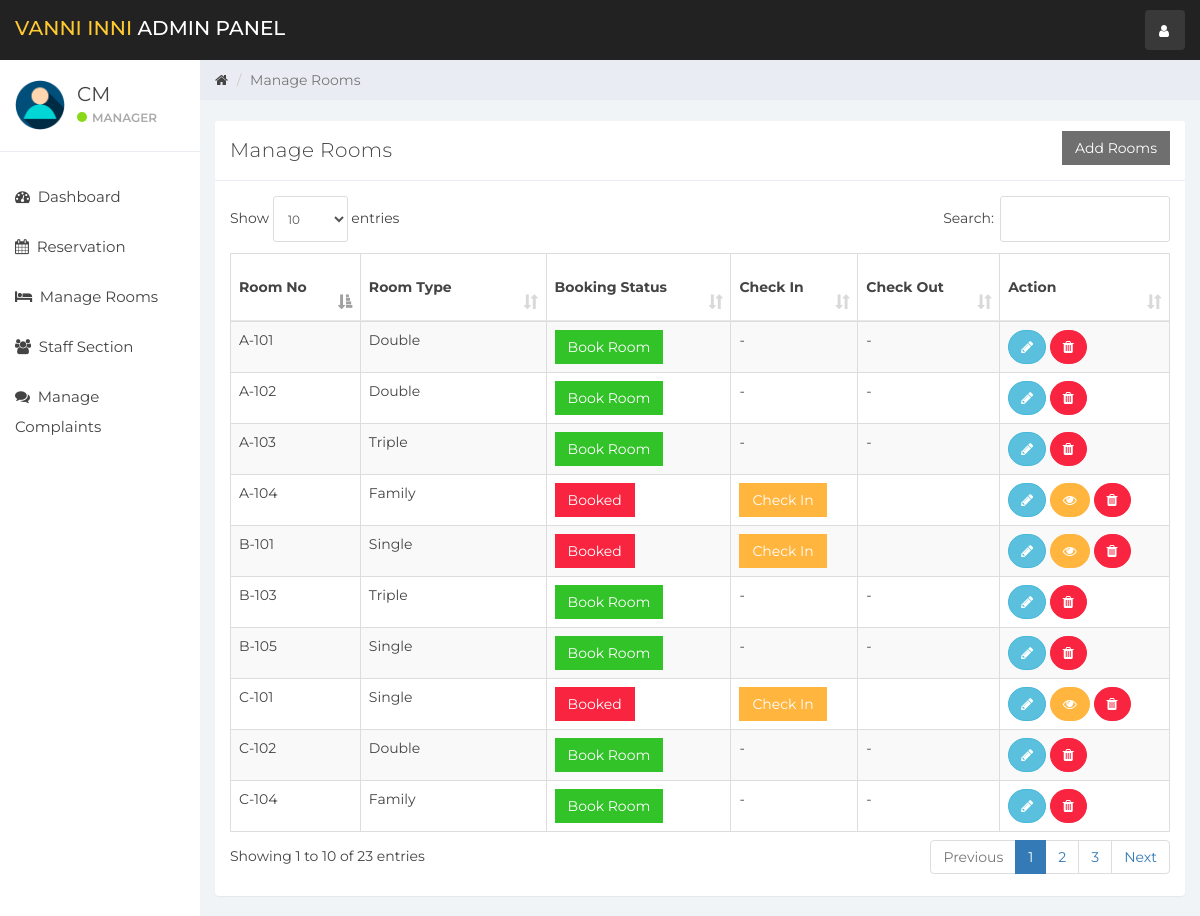
The page /admin/index.php (signed in) on the database its author committed.
### tables this page shows
CREATE TABLE `user` (
  `id` int(11) NOT NULL,
  `name` varchar(100) NOT NULL,
  `username` varchar(15) NOT NULL,
  `email` varchar(100) NOT NULL,
  `password` varchar(100) NOT NULL,
  `created_at` timestamp NOT NULL DEFAULT current_timestamp()
);

CREATE TABLE `room` (
  `room_id` int(10) NOT NULL,
  `room_type_id` int(10) NOT NULL,
  `room_no` varchar(10) NOT NULL,
  `status` tinyint(1) DEFAULT NULL,
  `check_in_status` tinyint(1) NOT NULL,
  `check_out_status` tinyint(1) NOT NULL,
  `deleteStatus` tinyint(1) DEFAULT 0
);

CREATE TABLE `room_type` (
  `room_type_id` int(10) NOT NULL,
  `room_type` varchar(100) NOT NULL,
  `price` int(10) NOT NULL,
  `max_person` int(10) NOT NULL
);

### admin/room_mang.php (the view, shortened to what this page needs)
<div class="col-sm-9 col-sm-offset-3 col-lg-10 col-lg-offset-2 main">
    <div class="row">
        <ol class="breadcrumb">
            <li><a href="#">
                    <em class="fa fa-home"></em>
                </a></li>
            <li class="active">Manage Rooms</li>
        </ol>
    </div>
    <br>
    <div class="row">
        <div class="col-lg-12">
        </div>
    </div>
    <div class="row">
        <div class="col-lg-12">
            <div class="panel panel-default">
                <div class="panel-heading">Manage Rooms
                    <button class="btn btn-secondary pull-right" style="border-radius:0%" data-toggle="modal" data-target="#addRoom">Add Rooms</button>
                </div>
                <div class="panel-body">
                    <table class="table table-striped table-bordered table-responsive" cellspacing="0" width="100%"
                           id="rooms">
                        <thead>
                        <tr>
                            <th>Room No</th>
                            <th>Room Type</th>
                            <th>Booking Status</th>
                            <th>Check In</th>
                            <th>Check Out</th>
                            <th>Action</th>
                        </tr>
                        </thead>
                        <tbody>
                        <?php
                        $room_query = "SELECT * FROM room NATURAL JOIN room_type WHERE deleteStatus = 0";
                        $rooms_result = mysqli_query($connection, $room_query);
                        if (mysqli_num_rows($rooms_result) > 0) {
                            while ($rooms = mysqli_fetch_assoc($rooms_result)) { ?>
                                <tr>
                                    <td><?php echo $rooms['room_no'] ?></td>
                                    <td><?php echo $rooms['room_type'] ?></td>
                                    <td>
                                        <?php
                                        if ($rooms['status'] == 0) {
                                            echo '<a href="index.php?reservation&room_id=' . $rooms['room_id'] . '&room_type_id=' . $rooms['room_type_id'] . '" class="btn btn-success" style="border-radius:0%">Book Room</a>';
                                        } else {
                                            echo '<a href="#" class="btn btn-danger" style="border-radius:0%">Booked</a>';
                                        }
                                        ?>
                                    <td>
                                        <?php
                                        if ($rooms['status'] == 1 && $rooms['check_in_status'] == 0) {
                                            echo '<button class="btn btn-warning" id="checkInRoom"  data-id="' . $rooms['room_id'] . '" data-toggle="modal" style="border-radius:0%" data-target="#checkIn">Check In</button>';
                                        } elseif ($rooms['status'] == 0) {
                                            echo '-';
                                        } else {
                                            echo '<a href="#" class="btn btn-danger" style="border-radius:0%">Checked In</a>';
                                        }
                                        ?>
                                    </td>
                                    <td>
                                        <?php
                                        if ($rooms['status'] == 1 && $rooms['check_in_status'] == 1) {
                                            echo '<button class="btn btn-primary" style="border-radius:0%" id="checkOutRoom" data-id="' . $rooms['room_id'] . '">Check Out</button>';
                                        } elseif ($rooms['status'] == 0) {
                                            echo '-';
                                        }
                                        ?>
                                    </td>
                                    <td>
                                        <button title="Edit Room Information" style="border-radius:60px;" data-toggle="modal"
                                                data-target="#editRoom" data-id="<?php echo $rooms['room_id']; ?>"
                                                id="roomEdit" class="btn btn-info"><i class="fa fa-pencil"></i></button>
                                        <?php
                                        if ($rooms['status'] == 1) {
                                            echo '<button title="Customer Information" data-toggle="modal" data-target="#cutomerDetailsModal" data-id="' . $rooms['room_id'] . '" id="cutomerDetails" class="btn btn-warning" style="border-radius:60px;"><i class="fa fa-eye"></i></button>';
                                        }
                                        ?>
                                        <a href="ajax.php?delete_room=<?php echo $rooms['room_id']; ?>"
                                           class="btn btn-danger" style="border-radius:60px;" onclick="return confirm('Are you Sure?')"><i
                                                    class="fa fa-trash" alt="delete"></i></a>
                                    </td>
                                </tr>
                            <?php }
                        } else {
                            echo "No Rooms";
                        }
                        ?>
                        </tbody>
                    </table>
                </div>
            </div>
        </div>
    </div>
</div>

### admin/header.php (shortened to what this page needs)
<!DOCTYPE html>
<html>
<head>
    <link href="css/bootstrap.min.css" rel="stylesheet">
    <link href="css/font-awesome.min.css" rel="stylesheet">
    <link href="css/datepicker3.css" rel="stylesheet">
    <link href="css/dataTables.bootstrap.min.css" rel="stylesheet">
    <link href="css/styles.css" rel="stylesheet">
</head>
<body>
<nav class="navbar navbar-custom navbar-fixed-top" role="navigation">
    <div class="container-fluid">
        <div class="navbar-header">
            <a class="navbar-brand" href="index.php?dashboard"><span>Vanni Inni </span>Admin Panel</a>
            <ul class="nav navbar-top-links navbar-right">
                <li class="dropdown"><a class="dropdown-toggle count-info" data-toggle="dropdown" href="#">
                        <em class="fa fa-user"></em>
                    </a>
                </li>
            </ul>
        </div>
    </div>
</nav>

### admin/sidebar.php (shortened to what this page needs)
<div id="sidebar-collapse" class="col-sm-3 col-lg-2 sidebar">
    <div class="profile-sidebar">
        <div class="profile-userpic">
            <img src="img/user.png" class="img-responsive" alt="">
        </div>
        <div class="profile-usertitle">
            <div class="profile-usertitle-name"><?php echo $user['name'];?></div>
            <div class="profile-usertitle-status"><span class="indicator label-success"></span>Manager</div>
        </div>
    </div>
    <ul class="nav menu">
    <?php
        if (isset($_GET['dashboard'])){ ?>
            <li class="active">
                <a href="index.php?dashboard"><em class="fa fa-dashboard">&nbsp;</em>
                    Dashboard
                </a>
            </li>
        <?php } else{?>
            <li>
                <a href="index.php?dashboard"><em class="fa fa-dashboard">&nbsp;</em>
                    Dashboard
                </a>
            </li>
        <?php }
        if (isset($_GET['reservation'])){ ?>
            <li class="active">
            <a href="index.php?reservation"><em class="fa fa-calendar">&nbsp;</em>
                    Reservation
                </a>
            </li>
        <?php } else{?>
            <li>
            <a href="index.php?reservation"><em class="fa fa-calendar">&nbsp;</em>
                    Reservation
                </a>
            </li>
        <?php }
        if (isset($_GET['room_mang'])){ ?>
            <li class="active">
                <a href="index.php?room_mang"><em class="fa fa-bed">&nbsp;</em>
                    Manage Rooms
                </a>
            </li>
        <?php } else{?>
            <li>
            <a href="index.php?room_mang"><em class="fa fa-bed">&nbsp;</em>
                    Manage Rooms
                </a>
            </li>
        <?php }
        if (isset($_GET['staff_mang'])){ ?>
            <li class="active">
                <a href="index.php?staff_mang"><em class="fa fa-users">&nbsp;</em>
                    Staff Section
                </a>
            </li>
        <?php } else{?>
            <li>
                <a href="index.php?staff_mang"><em class="fa fa-users">&nbsp;</em>
                    Staff Section
                </a>
            </li>
        <?php }
        if (isset($_GET['complain'])){ ?>
            <li class="active">
                <a href="index.php?complain"><em class="fa fa-comments">&nbsp;</em>
                    Manage Complaints
                </a>
            </li>
        <?php } else{?>
            <li>
                <a href="index.php?complain"><em class="fa fa-comments">&nbsp;</em>
                    Manage Complaints
                </a>
            </li>
        <?php }
        ?>
    </ul>
</div>

### admin/index.php (shortened to what this page needs)
<?php
include_once "db.php";
if (isset($_SESSION['user_id'])){
    $user_id = $_SESSION['user_id'];
    $userQuery = "SELECT * FROM user WHERE id = '$user_id'";
    $result = mysqli_query($connection, $userQuery);
    $user = mysqli_fetch_assoc($result);
}else{
    header('Location:login.php');
}
include_once "header.php";
include_once "sidebar.php";
if (isset($_GET['room_mang'])){
    include_once "room_mang.php";
}
elseif (isset($_GET['dashboard'])){
    include_once "dashboard.php";
}
elseif (isset($_GET['reservation'])){
    include_once "reservation.php";
}
elseif (isset($_GET['staff_mang'])){
    include_once "staff_mang.php";
}
elseif (isset($_GET['add_emp'])){
    include_once "add_emp.php";
}
elseif (isset($_GET['complain'])){
    include_once "complain.php";
}
elseif (isset($_GET['emp_history'])){
    include_once "emp_history.php";
}
else{
    include_once "room_mang.php";
}
include_once "footer.php";

### admin/footer.php (shortened to what this page needs)
</body>
</html>

### rows shown on the page
user: name "CM"
room: room_no "A-101", room_type.room_type "Double"
room: room_no "A-102", room_type.room_type "Double"
room: room_no "A-103", room_type.room_type "Triple"
room: room_no "A-104", room_type.room_type "Family", status "Booked"
room: room_no "B-101", room_type.room_type "Single", status "Booked"
room: room_no "B-103", room_type.room_type "Triple"
room: room_no "C-101", room_type.room_type "Single", status "Booked"
room: room_no "C-102", room_type.room_type "Double"
room: room_no "C-104", room_type.room_type "Family"
room: room_no "B-105", room_type.room_type "Single"
